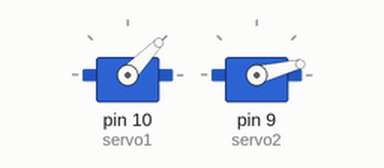
Bench run of a sketch on a simulated Arduino Uno, built with avr-gcc and run on an emulated ATmega328P. Parts: 2 × servo.

Above: at 15.05 s.
At 15.15 s:
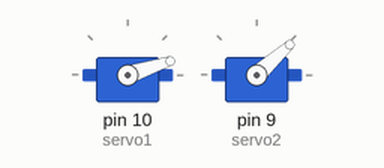
At 15.3 s:
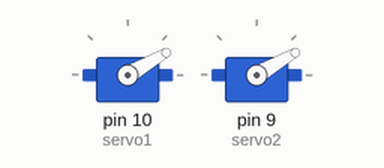
Timing chart, 0 to 18.0 s (numbered marks = the images above):
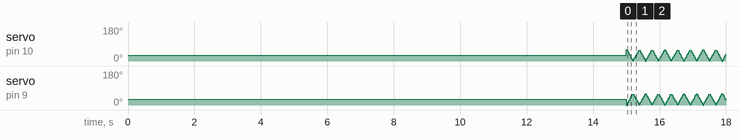

The sketch:

servo_sweep.ino
```cpp
#include <Servo.h>

Servo servo1;
Servo servo2;

int pos = 90;
int i = 0;
int secs = 15;

void setup() {

  servo1.attach(10);  // attaches the servo on pin 10 to the servo object
  servo2.attach(9);  // attaches the servo on pin 9 to the servo object
  servo1.write(30);
  servo2.write(30);
  delay(15000);
}


void loop() {

    for (pos = 0; pos <= 60; pos += 1) { // goes from 0 degrees to 180 degrees

	// in steps of 1 degree


	servo1.write(60 - pos);          	// tell servo to go to position in variable 'pos'
	//delay(1.75);
	servo2.write(pos);          	// tell servo to go to position in variable 'pos'
	//delay(1.75);

	delay(3.5);                   	// waits 2ms for the servo to reach the position

  }

  for (pos = 60; pos >= 0; pos -= 1) { // goes from 180 degrees to 0 degrees


  	servo1.write(60 - pos);          	// tell servo to go to position in variable 'pos'
	//delay(1.75);
	servo2.write(pos);          	// tell servo to go to position in variable 'pos'
	//delay(1.75);

	delay(3.5);                   	// waits 2ms for the servo to reach the position

  }


}
```
